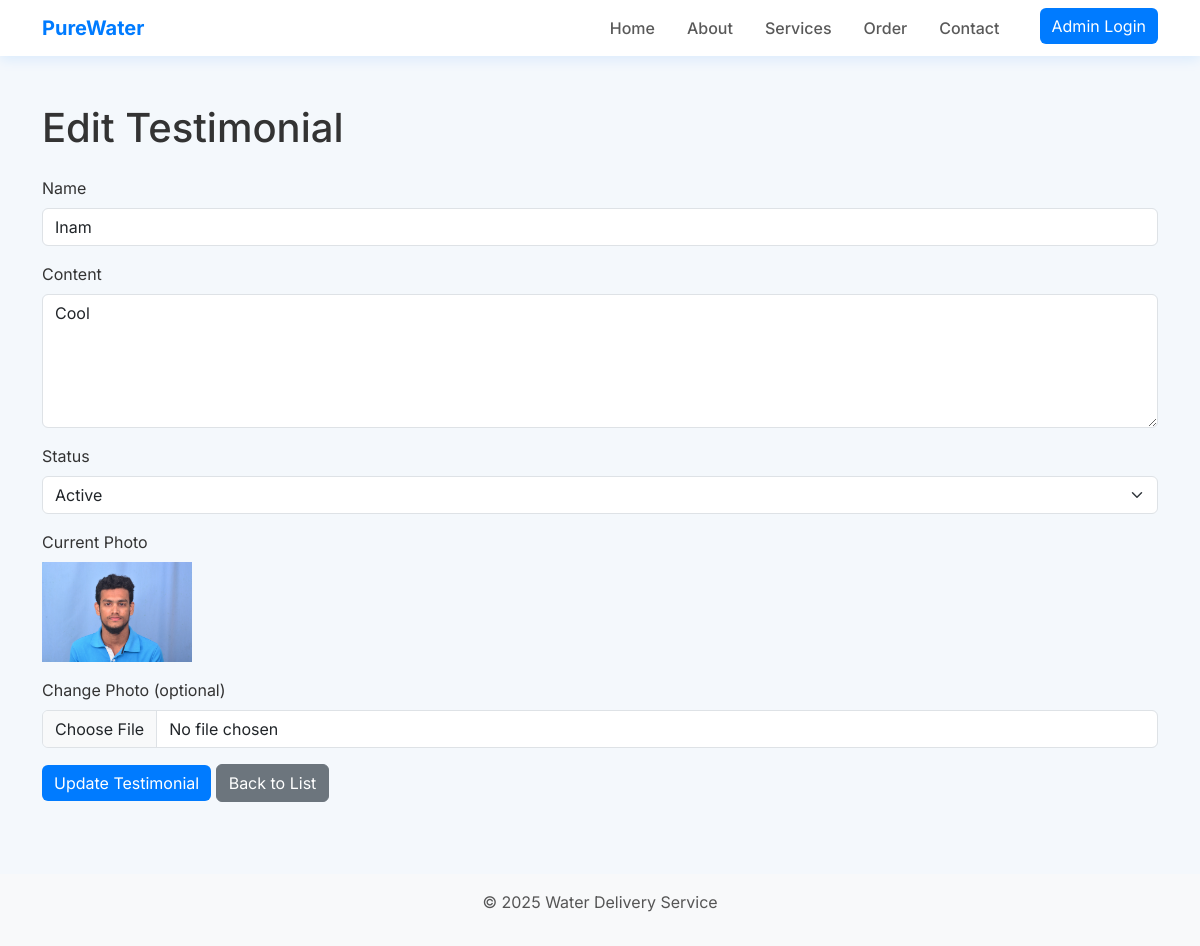
The page /admin/edit_testimonial.php?id=6 (signed in) on the database its author committed.
### tables this page shows
CREATE TABLE `testimonials` (
  `id` int(11) NOT NULL,
  `name` varchar(100) NOT NULL,
  `content` text NOT NULL,
  `photo` varchar(255) DEFAULT NULL,
  `status` enum('active','inactive') DEFAULT 'active',
  `created_at` timestamp NOT NULL DEFAULT current_timestamp()
);

### admin/edit_testimonial.php (the view, shortened to what this page needs)
<?php
include '../includes/db.php';
$id = (int)$_GET['id'];
$stmt = $pdo->prepare("SELECT * FROM testimonials WHERE id = ?");
$stmt->execute([$id]);
$testimonial = $stmt->fetch(PDO::FETCH_ASSOC);
include '../includes/header.php';
?>
<div class="container py-5">
  <h1>Edit Testimonial</h1>
  <form action="" method="POST" enctype="multipart/form-data" class="mt-4">
    <div class="mb-3">
      <label for="name" class="form-label">Name</label>
      <input type="text" id="name" name="name" class="form-control" value="<?= htmlspecialchars($testimonial['name'] ?? '') ?>" required>
    </div>
    <div class="mb-3">
      <label for="content" class="form-label">Content</label>
      <textarea id="content" name="content" class="form-control" rows="5" required><?= htmlspecialchars($testimonial['content'] ?? '') ?></textarea>
    </div>
    <div class="mb-3">
      <label for="status" class="form-label">Status</label>
      <select id="status" name="status" class="form-select" required>
        <option value="active" <?= ($testimonial['status'] === 'active') ? 'selected' : '' ?>>Active</option>
      </select>
    </div>
    <div class="mb-3">
      <label class="form-label">Current Photo</label><br>
      <?php if (!empty($testimonial['photo']) && file_exists('../uploads/' . $testimonial['photo'])): ?>
        <img src="../uploads/<?= htmlspecialchars($testimonial['photo']) ?>" alt="Current Photo" width="150">
      <?php else: ?>
        <p>No photo uploaded.</p>
      <?php endif; ?>
    </div>
    <div class="mb-3">
      <label for="photo" class="form-label">Change Photo (optional)</label>
      <input type="file" id="photo" name="photo" class="form-control" accept="image/*">
    </div>
    <button type="submit" class="btn btn-primary">Update Testimonial</button>
    <a href="admin_testimonials.php" class="btn btn-secondary">Back to List</a>
  </form>
</div>
<?php include '../includes/footer.php'; ?>

### includes/header.php (style rules this page uses)
body { font-family: 'Inter', sans-serif; background-color: #f4f8fc; color: #333; }
.btn-primary { background-color: #007bff; border: none; }

### rows shown on the page
testimonials: name "Inam", content "Cool", status "Active", photo (picture)
